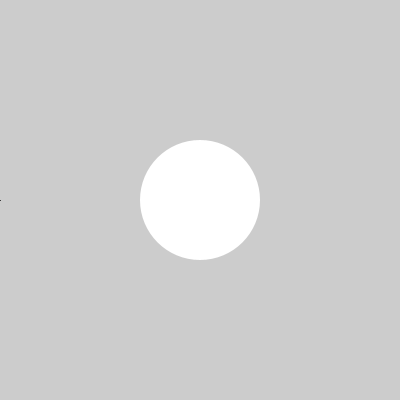
Frame 1 (no input)
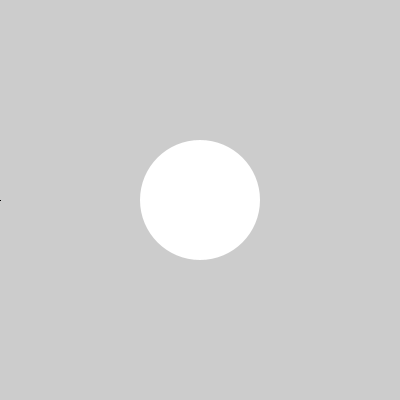
Frame 60 (the mouse pressed at the canvas centre just before this capture)
Frame 120 (the mouse held since frame 60 and released just before this capture): identical to frame 60, image omitted

The Processing sketch that drew these frames (run headless with seeded random() and noise(); from frame 60 on, the mouse is pressed at the canvas centre):

// Processing sketch: processing_41675
// ── processing_41675.pde

int i =0;
int x =5;
int speedX = 8;
int z = 0;
int l= 0;
float purespeeed = 0.5;


void setup(){
 size (400,400);
 noStroke();
 ellipse ( width/2, height/2, 120,120);
}

void draw (){
 if ((z==1) && (l==260)){
  x=int( x+speedX * purespeeed);
    noStroke();
  fill(250,0,0);
  ellipse ( width/2, 200+x-5, 10,10);
    fill(250,0,0);
  ellipse ( 220, 200+x-5, 10,10);
    fill(250,0,0);
  ellipse ( 160, 200+x-5, 10,10);
    fill(250,0,0);
  ellipse ( 240, 200+x-5, 5,5);
    fill(250,0,0);
  ellipse ( 180, 200+x-5, 2,2);
 }

 stroke(0);
 line (0,height/2,l,height/2);
 
}
     
void mouseDragged(){
 stroke(0);
 line (0,height/2,mouseX,height/2);

}

void mouseReleased(){
 if (mouseX > 260){
z=1;
l=260;

 }
}

                
                
